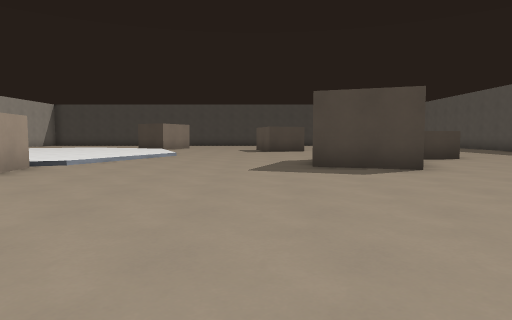
[1] (above)

18 first-person views from a walk through a Godot game level. The camera is 1.2 m above the floor, tilts 4° down and sees 75° across. The floor is counted in squares, 2 m on a side. Each view is taken from the middle of a square. On the plan, view 1 faces up. The plan holds only what a view shows up to about 10 squares ahead; the rest is blank. Surface patterns are stand-ins for the level's own textures.

[2]
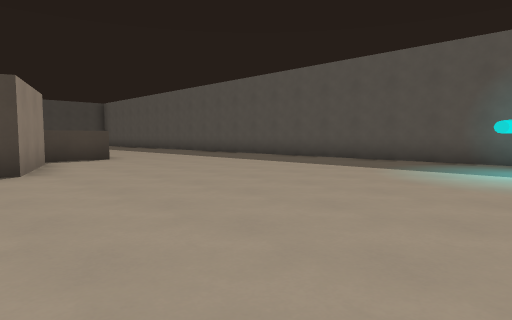

[3]
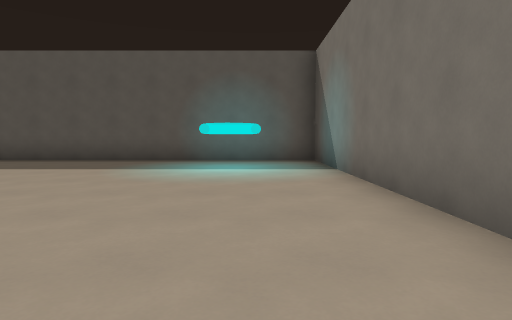

[4]
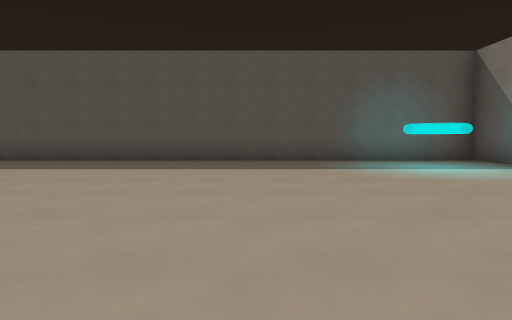

[5]
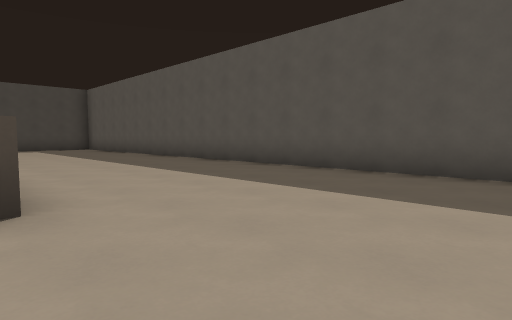

[6]
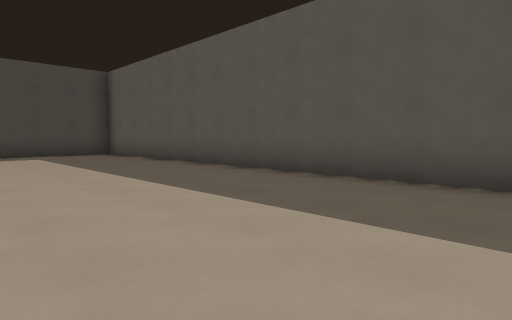

[7]
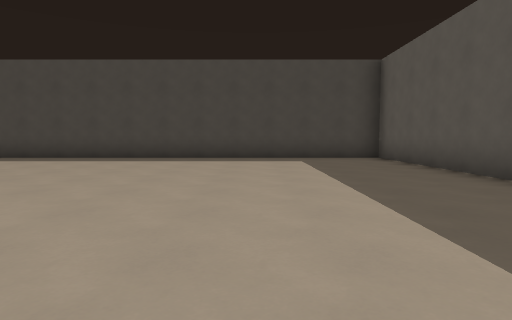

[8]
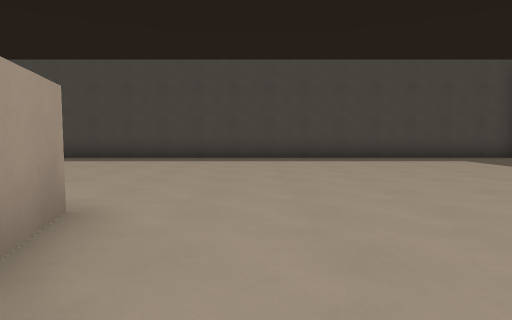

[9]
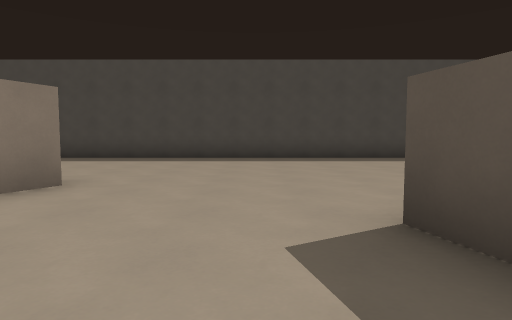

[10]
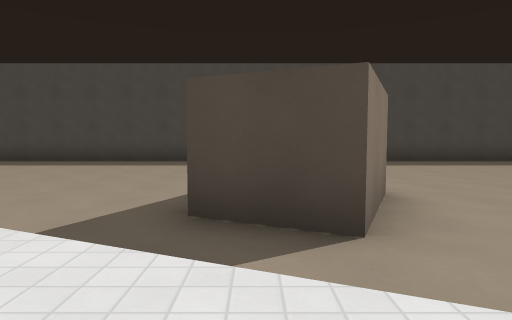

[11]
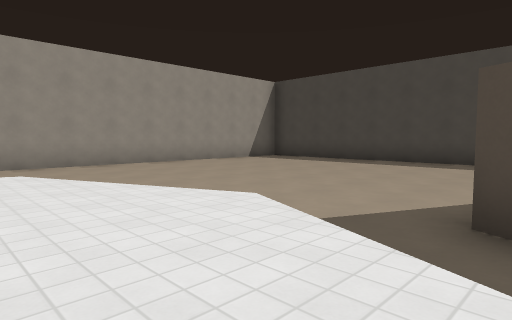

[12]
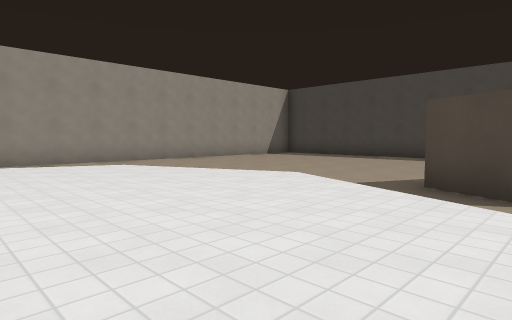

[13]
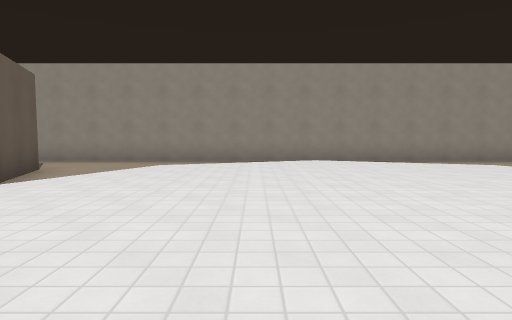

[14]
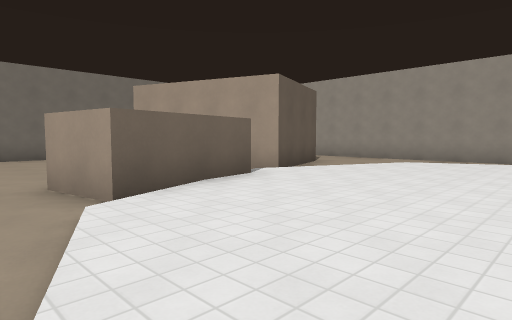

[15]
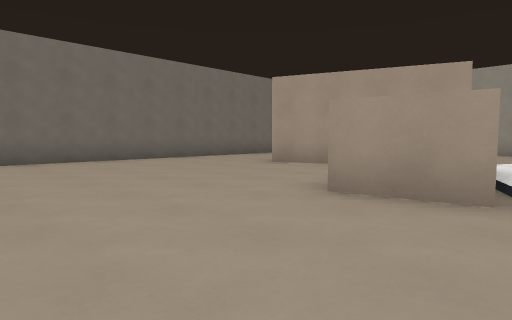

[16]
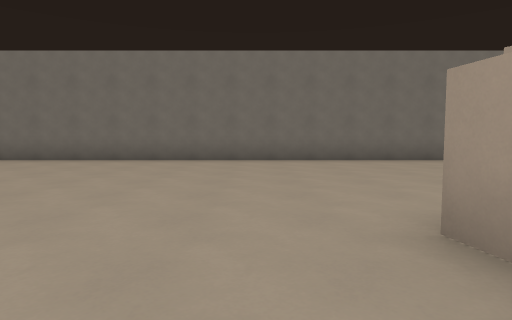

[17]
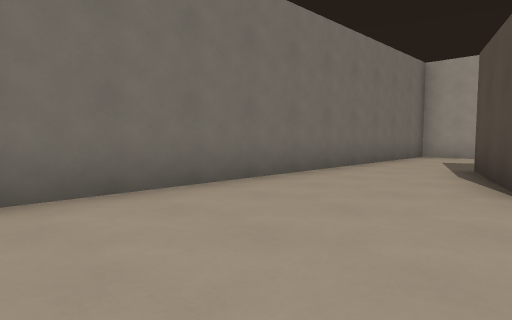

[18]
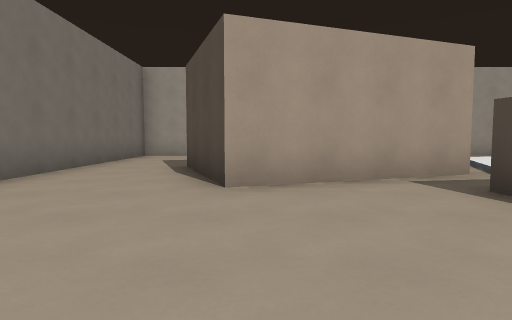

### Floor plan
Key: @ floor where view 1 was taken; # wall or solid block; . main floor; : floor 0.25 m higher than the main floor; / step, stairs or slope; ^ raised ledge.
Columns run from 14 left of view 1 to 11 right of it. Each row starts with its distance up from view 1.
 23   ########################
 22   .......................#
 21    ......................#
 20   .......................#
 19 #........................#
 18 #........ ...............#
 17 #........ #..............#
 16 #........##..............#
 15 #....////......#.........#
 14 #../::::::/ ... ... .....#
 13 #..::::::::  .   .  .....#
 12 #./::::::::         .....#
 11 # /::::::::         .....#
 10 # /::::::::/....    .....#
  9 # /::::::::/....  ^^.....#
  8 #..::::::::..... ##......#
  7 #../::::::/.....##.......#
  6 #....//:##.......#.......#
  5 #....##.##...............#
  4 #..####..................#
  3 #.    #..................#
  2      ###.................#
  1     ##...................#
  0 #.............@..........#
 -1 #........................#
 -2 ##########################

Where each view was taken, in squares from view 1:
view 1: 0 up, 0 right, facing up
view 2: 0 up, 2 right, facing up-right
view 3: 0 up, 2 right, facing right
view 4: 4 up, 2 right, facing right
view 5: 6 up, 5 right, facing up-right
view 6: 11 up, 6 right, facing up-right
view 7: 13 up, 7 right, facing up
view 8: 13 up, 3 right, facing up
view 9: 13 up, 1 left, facing up
view 10: 13 up, 5 left, facing up
view 11: 13 up, 5 left, facing up-left
view 12: 11 up, 4 left, facing up-left
view 13: 9 up, 4 left, facing left
view 14: 10 up, 3 left, facing down-left
view 15: 7 up, 1 left, facing down-left
view 16: 7 up, 3 left, facing down
view 17: 2 up, 3 left, facing down-left
view 18: 2 up, 3 left, facing left
